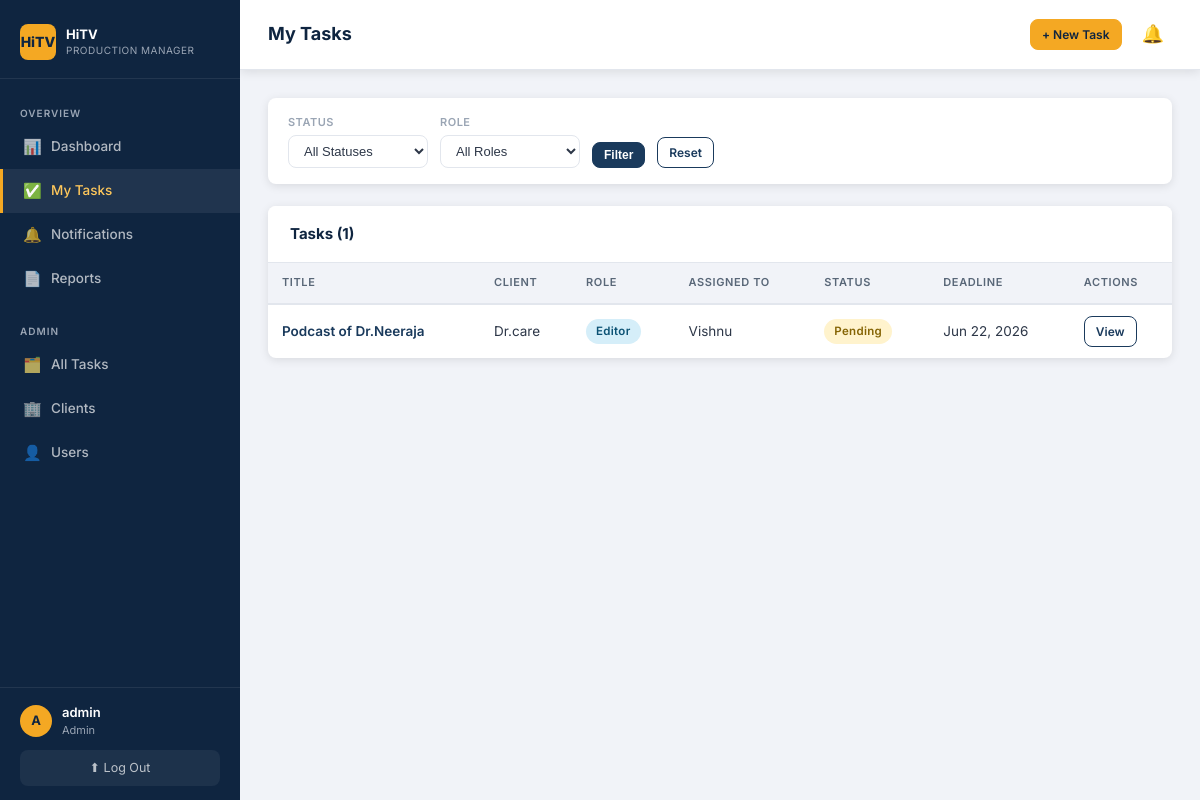
Screenshot of /tasks/ (signed in) with the database file from the repository.
### models.py (models this page shows, shortened)
class User(UserMixin, db.Model):
    __tablename__ = "users"
    id = db.Column(db.Integer, primary_key=True)
    username = db.Column(db.String(80), unique=True, nullable=False)
    email = db.Column(db.String(120), unique=True, nullable=False)
    password_hash = db.Column(db.String(256), nullable=False)
    role = db.Column(db.String(20), nullable=False, default="videographer")
    created_at = db.Column(db.DateTime, default=datetime.utcnow)
    assigned_tasks = db.relationship(
        "Task", foreign_keys="Task.assigned_to_id", back_populates="assignee", lazy="dynamic"
    )
    created_tasks = db.relationship(
        "Task", foreign_keys="Task.created_by_id", back_populates="creator", lazy="dynamic"
    )
    @property
    def is_admin(self) -> bool:
        return self.role == "admin"

class Task(db.Model):
    __tablename__ = "tasks"
    id = db.Column(db.Integer, primary_key=True)
    title = db.Column(db.String(200), nullable=False)
    description = db.Column(db.Text)
    client_id = db.Column(db.Integer, db.ForeignKey("clients.id"), nullable=False)
    client = db.relationship("Client", back_populates="tasks")
    role = db.Column(db.String(20), nullable=False)
    assigned_to_id = db.Column(db.Integer, db.ForeignKey("users.id"), nullable=True)
    assignee = db.relationship("User", foreign_keys=[assigned_to_id], back_populates="assigned_tasks")
    created_by_id = db.Column(db.Integer, db.ForeignKey("users.id"), nullable=False)
    creator = db.relationship("User", foreign_keys=[created_by_id], back_populates="created_tasks")
    status = db.Column(db.String(20), nullable=False, default="pending")
    deadline = db.Column(db.Date, nullable=True)
    created_at = db.Column(db.DateTime, default=datetime.utcnow)
    updated_at = db.Column(db.DateTime, default=datetime.utcnow, onupdate=datetime.utcnow)
    @property
    def is_overdue(self) -> bool:
        if self.deadline and self.status != "completed":
            return self.deadline < date.today()
        return False
    @property
    def status_badge_class(self) -> str:
        return {
            "pending": "badge-pending",
            "ongoing": "badge-ongoing",
            "completed": "badge-completed",
        }.get(self.status, "badge-pending")

class Client(db.Model):
    __tablename__ = "clients"
    id = db.Column(db.Integer, primary_key=True)
    name = db.Column(db.String(120), unique=True, nullable=False)
    contact_email = db.Column(db.String(120))
    notes = db.Column(db.Text)
    created_at = db.Column(db.DateTime, default=datetime.utcnow)
    tasks = db.relationship("Task", back_populates="client", lazy="dynamic")

### blueprints/tasks.py (the view)
@tasks_bp.route("/")
@login_required
def list_tasks():
    status_filter = request.args.get("status")
    role_filter = request.args.get("role")
    if current_user.is_admin:
        query = Task.query
    else:
        query = Task.query.filter_by(assigned_to_id=current_user.id)
    if status_filter:
        query = query.filter_by(status=status_filter)
    if role_filter:
        query = query.filter_by(role=role_filter)
    tasks = query.order_by(Task.deadline.asc().nullslast(), Task.created_at.desc()).all()
    return render_template(
        "tasks/list.html",
        tasks=tasks,
        statuses=STATUSES,
        selected_status=status_filter,
        selected_role=role_filter,
    )

### templates/tasks/list.html (shortened to what this page needs)
{% extends "base.html" %}
{% block page_title %}My Tasks{% endblock %}
{% block topbar_actions %}
  {% if current_user.is_admin %}
    <a href="{{ url_for('admin.create_task') }}" class="btn btn-amber btn-sm">+ New Task</a>
  {% endif %}
{% endblock %}
{% block content %}
<form method="GET" action="{{ url_for('tasks.list_tasks') }}">
  <div class="filter-bar">
    <div class="filter-group">
      <label class="filter-label">Status</label>
      <select name="status" class="filter-control">
        <option value="">All Statuses</option>
      </select>
    </div>
    <div class="filter-group">
      <label class="filter-label">Role</label>
      <select name="role" class="filter-control">
        <option value="">All Roles</option>
      </select>
    </div>
    <button type="submit" class="btn btn-primary btn-sm">Filter</button>
    <a href="{{ url_for('tasks.list_tasks') }}" class="btn btn-outline btn-sm">Reset</a>
  </div>
</form>
<div class="card">
  <div class="card-header">
    <span class="card-title">Tasks ({{ tasks|length }})</span>
  </div>
  <div class="table-wrap">
    {% if tasks %}
    <table>
      <thead>
        <tr>
          <th>Title</th>
          <th>Client</th>
          <th>Role</th>
          {% if current_user.is_admin %}<th>Assigned To</th>{% endif %}
          <th>Status</th>
          <th>Deadline</th>
          <th>Actions</th>
        </tr>
      </thead>
      <tbody>
        {% for task in tasks %}
        <tr {% if task.is_overdue %}class="overdue-row"{% endif %}>
          <td>
            <a href="{{ url_for('tasks.task_detail', task_id=task.id) }}" style="font-weight:600;">
              {{ task.title }}
            </a>
          </td>
          <td>{{ task.client.name }}</td>
          <td><span class="badge badge-{{ task.role }}">{{ task.role|capitalize }}</span></td>
          {% if current_user.is_admin %}
          <td>{{ task.assignee.username if task.assignee else '—' }}</td>
          {% endif %}
          <td><span class="badge {{ task.status_badge_class }}">{{ task.status|capitalize }}</span></td>
          <td>
            {% if task.deadline %}
              <span class="{% if task.is_overdue %}deadline-near{% endif %}">
                {{ task.deadline.strftime('%b %d, %Y') }}
              </span>
            {% else %}—{% endif %}
          </td>
          <td>
            <a href="{{ url_for('tasks.task_detail', task_id=task.id) }}" class="btn btn-outline btn-sm">View</a>
          </td>
        </tr>
        {% endfor %}
      </tbody>
    </table>
    {% else %}
    <div class="empty-state">
      <div class="empty-icon">📭</div>
      <p>No tasks found matching your filters.</p>
    </div>
    {% endif %}
  </div>
</div>
{% endblock %}

### templates/base.html (shortened to what this page needs)
<!DOCTYPE html>
<html lang="en">
<head>
  <link rel="stylesheet" href="{{ url_for('static', filename='css/style.css') }}">
</head>
<body>
<div class="app-wrapper">
  <aside class="sidebar">
    <div class="sidebar-brand">
      <div class="brand-logo">
        <div class="brand-icon">HiTV</div>
        <div>
          <div class="brand-name">HiTV</div>
          <div class="brand-tagline">Production Manager</div>
        </div>
      </div>
    </div>
    <nav class="sidebar-nav">
      <div class="nav-section-label">Overview</div>
      <a class="nav-item {% if request.endpoint == 'main.dashboard' %}active{% endif %}"
         href="{{ url_for('main.dashboard') }}">
        <span class="nav-icon">📊</span> Dashboard
      </a>
      <a class="nav-item {% if request.blueprint == 'tasks' %}active{% endif %}"
         href="{{ url_for('tasks.list_tasks') }}">
        <span class="nav-icon">✅</span> My Tasks
      </a>
      <a class="nav-item {% if request.blueprint == 'notifications' %}active{% endif %}"
         href="{{ url_for('notifications.list_notifications') }}" style="position:relative;">
        <span class="nav-icon">🔔</span> Notifications
      </a>
      <a class="nav-item {% if request.blueprint == 'reports' %}active{% endif %}"
         href="{{ url_for('reports.report') }}">
        <span class="nav-icon">📄</span> Reports
      </a>
      {% if current_user.is_admin %}
      <div class="nav-section-label" style="margin-top:10px;">Admin</div>
      <a class="nav-item {% if request.endpoint == 'admin.tasks' or request.endpoint == 'admin.create_task' %}active{% endif %}"
         href="{{ url_for('admin.tasks') }}">
        <span class="nav-icon">🗂️</span> All Tasks
      </a>
      <a class="nav-item {% if request.endpoint == 'admin.clients' or request.endpoint == 'admin.create_client' %}active{% endif %}"
         href="{{ url_for('admin.clients') }}">
        <span class="nav-icon">🏢</span> Clients
      </a>
      <a class="nav-item {% if request.endpoint == 'admin.users' or request.endpoint == 'admin.create_user' %}active{% endif %}"
         href="{{ url_for('admin.users') }}">
        <span class="nav-icon">👤</span> Users
      </a>
      {% endif %}
    </nav>
    <div class="sidebar-footer">
      <div class="user-pill">
        <div class="user-avatar">{{ current_user.username[0].upper() if current_user.is_authenticated else '?' }}</div>
        <div class="user-info">
          <div class="user-name">{{ current_user.username if current_user.is_authenticated else 'Guest' }}</div>
          <div class="user-role">{{ current_user.role if current_user.is_authenticated else '' }}</div>
        </div>
      </div>
      <a href="{{ url_for('auth.logout') }}" class="logout-btn">⬆ Log Out</a>
    </div>
  </aside>
  <div class="main-content">
    <div class="topbar">
      <div class="page-title">{% block page_title %}{% endblock %}</div>
      <div class="topbar-right">
        {% block topbar_actions %}{% endblock %}
        <a href="{{ url_for('notifications.list_notifications') }}" class="topbar-bell"
           title="Notifications">
          🔔
        </a>
      </div>
    </div>
    <div class="page-body">
      {% block content %}{% endblock %}
    </div>
  </div>
</div>
</body>
</html>

### rows the page displays
User: username "A", username "admin", role "Admin"
Task: title "Podcast of Dr.Neeraja", client.name "Dr.care", role "Editor", assignee "Vishnu", status "Pending", deadline "Jun 22, 2026"

### other values shown
{{ tasks|length }} "1"
